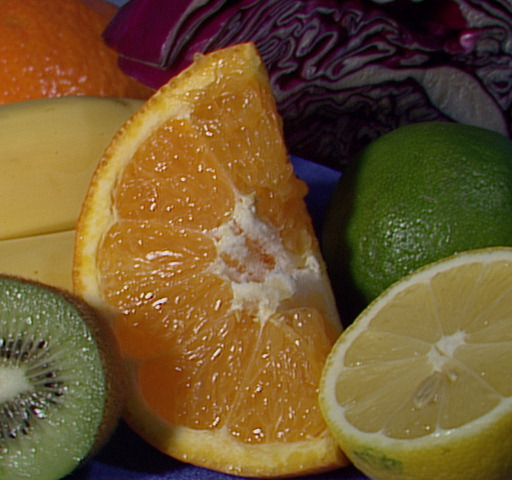
#> input picture IP/week03/fruits.jpg, 512 x 480 px
$ python point_processing.py
#> lines starting #> are read from the running program, lines starting #| are printed output that depends on the picture
import numpy as np
import matplotlib.pyplot as plt
import cv2


def point_processing(src, type='original'):
    dst = np.zeros(src.shape, dtype=np.uint8)

    if type == 'original':
        dst = src.copy()

    elif type == 'darken':
        # "x - 128"
        # uint8이었던 원본 이미지를 float로 바꿔서 계산
        # Underflow가 발생한 부분에 대해서는(값이 음수인 부분) 0으로 처리
        # 그 후 다시 np.uint8로 변경
        dst = src.astype(np.float32) - 128
        dst[dst < 0] = 0
        dst = dst.astype(np.uint8)

    elif type == 'lower_contrast':
        # uint8형으로 표현하고 싶은 경우
        # 나눗셈 연산을 하면 float형으로 변함
        dst = src / 2
        dst = np.round(dst).astype(np.uint8)

        # float형으로 표현하고 싶은 경우
        # dst = (src / 255) / 2

        # 이렇게 하면 안됨
        # dst = src / 2
        # dst.dtype -> float 자료형
        # float 자료형은 0 ~ 1 사이의 값만 유의미함

    elif type == 'non_linear_lower_contrast':
        dst = ((src/255) ** 2) * 255
        # dst.dtype : float
        # uint형으로 표현하고 싶은 경우
        dst = np.round(dst).astype(np.uint8)

        # float 타입으로 이미지를 생성하고 싶은 경우
        # 0 ~ 1 사이로 normalization
        # dst = dst / dst.max()

    elif type == 'invert':
        dst = 255 - src

    elif type == 'lighten':
        # "x + 128"
        dst = src.astype(np.float32) + 128
        dst[dst > 255] = 255
        dst = dst.astype(np.uint8)

    elif type == 'raise_contrast':
        dst = src.astype(np.float32) * 2
        dst[dst > 255] = 255
        dst = dst.astype(np.uint8)

    elif type == 'non_linear_raise_contrast':
        dst = np.round(dst).astype(np.uint8)
        # dst.dtype : float
        # 나눗셈 연산을 하면 float형으로 변함
        # uint8로 표현하고 싶은 경우
        dst = np.round(dst).astype(np.uint8)

        # float 타입으로 이미지를 생성하고 싶은 경우
        # 0 ~ 1 사이로 normalization
        # dst = dst / dst.max()

    elif type == 'gamma_correction':
        # gamma 값을 바꿔가며 이미지가 어떻게 바뀌는지 확인해보기
        # 0 < gamma < 1 일때 어떻게 변하는지
        # 1 < gamma 일때 어떻게 변하는지
        gamma = 50
        dst = (np.power((src / 255), gamma) * 255).astype(np.uint8)

    cv2.imshow(type, dst)  # 이미지창 띄우기
    cv2.waitKey(0)  # 아무키나 입력될 동안
    cv2.destroyAllWindows()  # 입력되면 모든 창을 닫음
    plot_histogram(type, dst)  # histogram 띄우기
    cv2.imwrite(type + '.png', dst) # 이미지 저장

    return dst


def my_cal_Hist(img):
    """
    Argument info
    img: gray scale image (H x W)

    variable info
    hist : 이미지의 픽셀 값들의 빈도수를 세는 1차원 배열
    hist의 index는 이미지의 픽셀 값을 의미 i.e) pixel 값 18 == index 18

    return info
    hist: 입력 이미지의 각 픽셀 빈도수를 나타내는 배열
    """
    h, w = img.shape
    # 주어진 이미지의 가진 1차원 배열 생성
    hist = np.zeros(256, dtype=np.uint8)

    # histogram bin
    for row in range(h):
        for col in range(w):
            intensity = img[row, col]
            hist[intensity] += 1

    return hist


def save_img(path, img):
    return cv2.imwrite(path, img)


def plot_histogram(img_type, src):
    # histogram 계산
    hist = my_cal_Hist(src)
    bin_x = np.arange(len(hist))
    plt.bar(bin_x, hist, width=0.8, color='g')
    plt.title('my_histogram')
    plt.xlabel('pixel intensity')
    plt.ylabel('pixel frequency')
    plt.savefig(img_type + '_hist.png')
    plt.show()


def main():
    src = cv2.imread('fruits.jpg', cv2.IMREAD_GRAYSCALE)
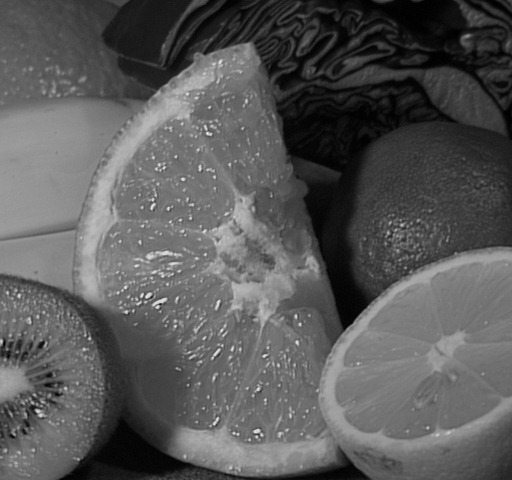
#> src: shape (480, 512); min 0, max 238, mean 88.7
    gamma_bright = cv2.imread('gamma_bright.jpg', cv2.IMREAD_GRAYSCALE)
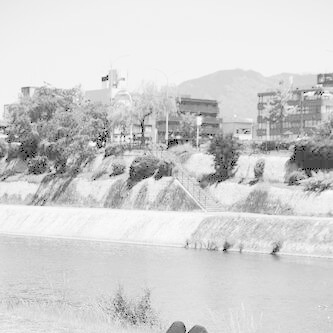
#> input picture IP/week03/gamma_bright.jpg, 333 x 333 px
#> gamma_bright is the input picture: shape (333, 333); min 0, max 255, mean 209
    # gamma_dark = cv2.imread('gamma_dark.jpg', cv2.IMREAD_GRAYSCALE)

    point_processing(src, 'original')
#> after the loop in my_cal_Hist, `for row in range(h):`: hist = 256 values, max 255 at index 117, min 0 at index 154, mean 99
#> in plot_histogram, `bin_x = np.arange(len(hist))`: bin_x = 256 values from 0 to 255
    point_processing(src, 'darken')
    point_processing(src, 'lower_contrast')
    point_processing(src, 'non_linear_lower_contrast')
#> call 4 of point_processing, with type = 'non_linear_lower_contrast'
#> in point_processing (call 4), `dst = ((src/255) ** 2) * 255`:
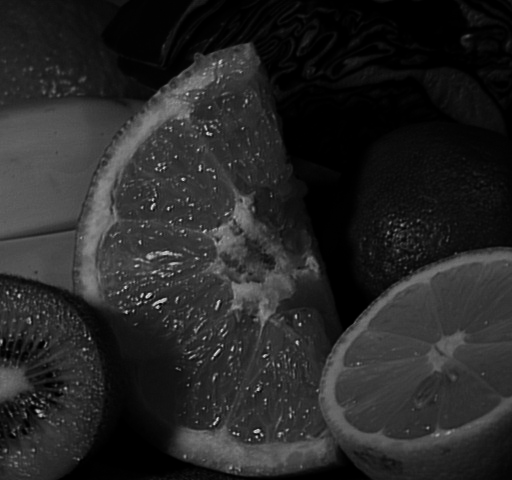
#> dst: shape (480, 512) float64; min 0, max 222.1, mean 39
    point_processing(src, "invert")
#> in point_processing (call 5), `dst = 255 - src`:
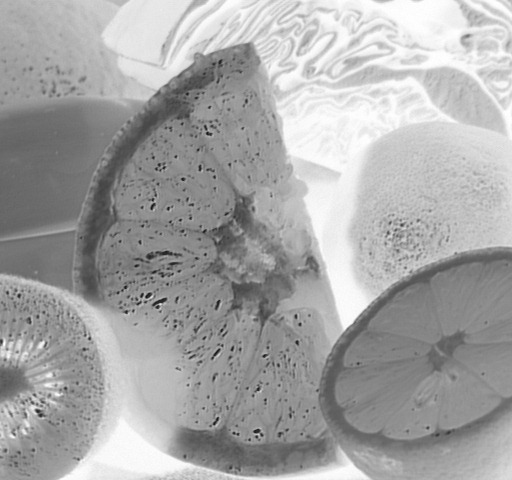
#> dst: shape (480, 512); min 17, max 255, mean 166.3
    point_processing(src, "lighten")
#> in point_processing (call 6), `dst[dst > 255] = 255`:
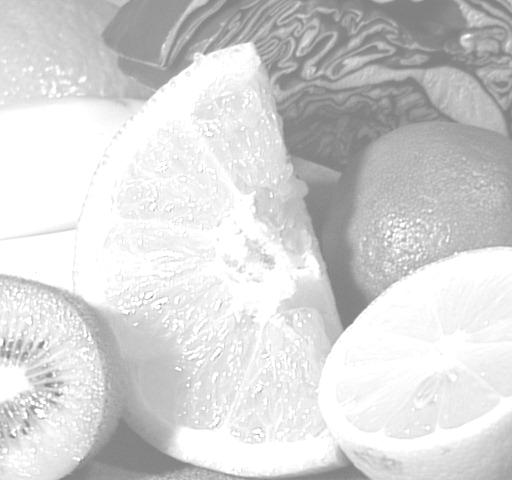
#> dst: shape (480, 512) float32; min 128, max 255, mean 212.5
#> in plot_histogram (call 6), `hist = my_cal_Hist(src)`: hist = 256 values, max 255 at index 245, min 0 at index 0, mean 68
#> in plot_histogram (call 6), `plt.savefig(img_type + '_hist.png')`:
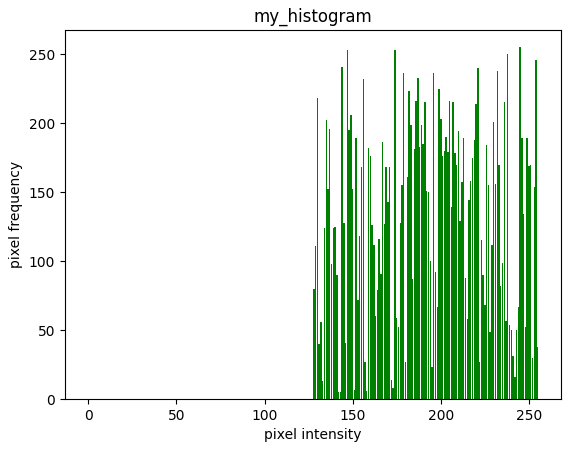
#> figure drawn by matplotlib, 1 panel; tallest bar 255 high, from x = 244.6 to 245.4
    point_processing(src, 'raise_contrast')
#> in point_processing (call 7), `dst[dst > 255] = 255`:
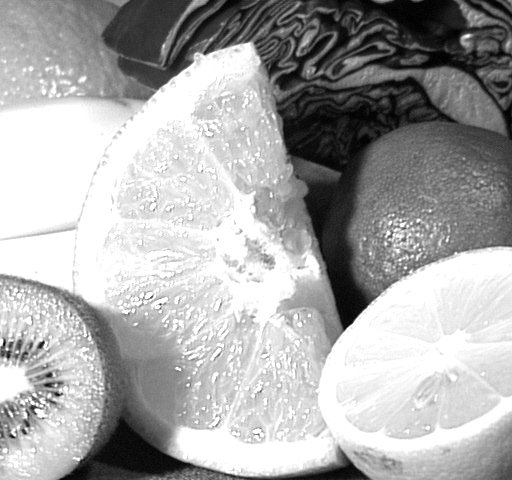
#> dst: shape (480, 512) float32; min 0, max 255, mean 169.2
    point_processing(src, "non_linear_raise_contrast")
    point_processing(gamma_bright, 'gamma_correction')
    # point_processing(gamma_dark, 'gamma_correction')
    return


if __name__ == '__main__':
    main()
